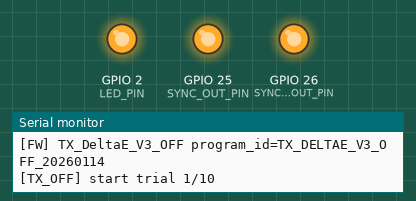
Bench run of a sketch on a simulated ESP32. Parts: output pins drawn as LEDs (lit = HIGH), the last lines printed to the serial monitor.

Above: at 2.1 s.
At 127.1 s:
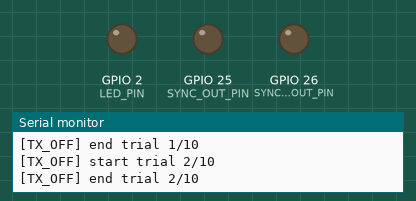
Timing chart, 0 to 128.6 s (numbered marks = the images above):
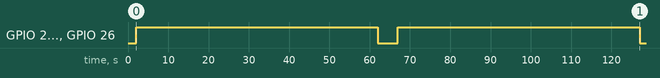

Measured:
- by itself, GPIO 2 (LED_PIN), GPIO 25 (SYNC_OUT_PIN), GPIO 26 (SYNC_ALT_OUT_PIN): HIGH → LOW at 62.0 s, → HIGH 5.0 s later, → LOW 60.0 s later

The sketch:

TX_DeltaE_V3_OFF.ino
```cpp
// TX_DeltaE_V3_OFF.ino
// Board: ESP32 Dev Module (Arduino-ESP32 v3.x)
// Role: BLE/Wi-Fi OFF baseline with SYNC timing.

#include <Arduino.h>
#include <WiFi.h>

static const char FW_TAG[] = "TX_DeltaE_V3_OFF";
static const char PROGRAM_ID[] = "TX_DELTAE_V3_OFF_20260114";

static const uint32_t TRIAL_MS = 60000;
static const uint8_t N_TRIALS = 10;
static const uint32_t GAP_BETWEEN_TRIALS_MS = 5000;

static const int SYNC_OUT_PIN = 25;
static const int SYNC_ALT_OUT_PIN = 26; // optional mirror of SYNC_OUT
static const bool USE_SYNC_ALT_OUT = true;
static const int LED_PIN = 2;

uint32_t trialStartMs = 0;
uint32_t trialEndMs = 0;
uint8_t trialIndex = 0;
bool trialRunning = false;

static inline void syncStart() {
  digitalWrite(LED_PIN, HIGH);
  digitalWrite(SYNC_OUT_PIN, HIGH);
  if (USE_SYNC_ALT_OUT) digitalWrite(SYNC_ALT_OUT_PIN, HIGH);
}

static inline void syncEnd() {
  digitalWrite(SYNC_OUT_PIN, LOW);
  if (USE_SYNC_ALT_OUT) digitalWrite(SYNC_ALT_OUT_PIN, LOW);
  digitalWrite(LED_PIN, LOW);
}

static void startTrial() {
  trialRunning = true;
  trialStartMs = millis();
  syncStart();
  Serial.printf("[TX_OFF] start trial %u/%u\n", (unsigned)(trialIndex + 1), (unsigned)N_TRIALS);
}

static void endTrial() {
  trialRunning = false;
  trialEndMs = millis();
  syncEnd();
  Serial.printf("[TX_OFF] end trial %u/%u\n", (unsigned)(trialIndex + 1), (unsigned)N_TRIALS);
}

void setup() {
  Serial.begin(115200);
  Serial.printf("[FW] %s program_id=%s\n", FW_TAG, PROGRAM_ID);
  pinMode(LED_PIN, OUTPUT);
  digitalWrite(LED_PIN, LOW);
  pinMode(SYNC_OUT_PIN, OUTPUT);
  digitalWrite(SYNC_OUT_PIN, LOW);
  if (USE_SYNC_ALT_OUT) {
    pinMode(SYNC_ALT_OUT_PIN, OUTPUT);
    digitalWrite(SYNC_ALT_OUT_PIN, LOW);
  }

  WiFi.persistent(false);
  WiFi.mode(WIFI_OFF);

  delay(2000);
  trialIndex = 0;
  startTrial();
}

void loop() {
  uint32_t nowMs = millis();

  if (trialRunning) {
    if ((nowMs - trialStartMs) >= TRIAL_MS) {
      endTrial();
    }
  } else {
    if (trialIndex + 1 < N_TRIALS) {
      if (nowMs - trialEndMs >= GAP_BETWEEN_TRIALS_MS) {
        trialIndex++;
        startTrial();
      }
    } else {
      static bool done = false;
      if (!done) {
        done = true;
        Serial.printf("[TX_OFF] All %u trials completed.\n", (unsigned)N_TRIALS);
      }
      vTaskDelay(100);
    }
  }

  vTaskDelay(1);
}
```
